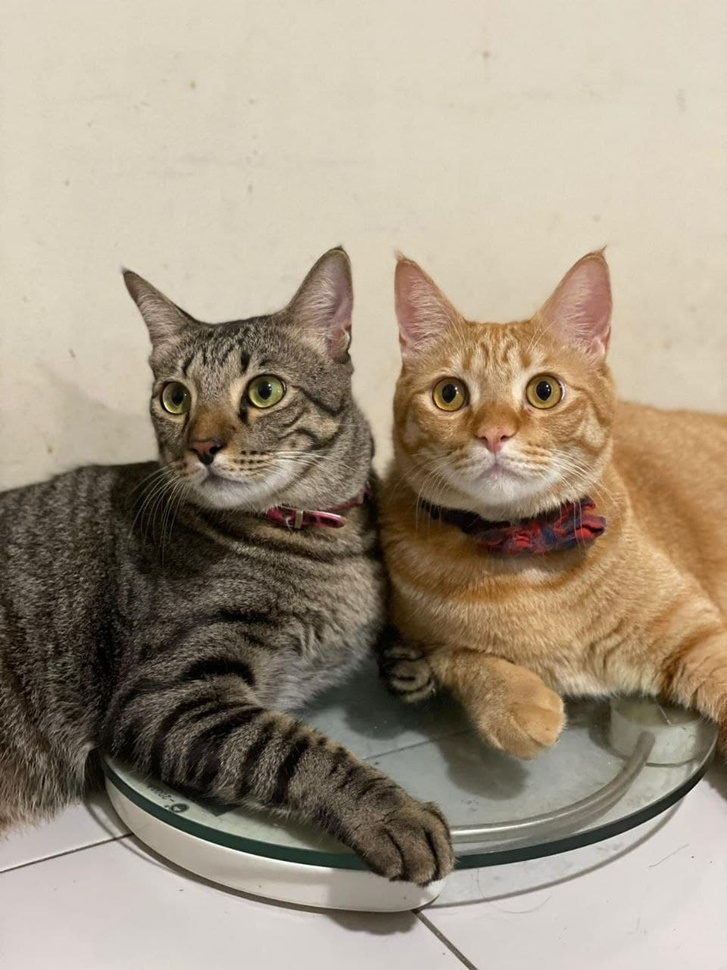
#> input picture Map_Merging/Sandbox_Practice/Images/cat1.jpg, 727 x 970 px, shrunk from 960 x 1280 before the run, found by its file name
$ python color_channels.py
#> lines starting #> are read from the running program, lines starting #| are printed output that depends on the picture
import cv2 as cv
import numpy as np
import matplotlib.pyplot as plt

# Reading images in BGR in the OPENCV
# Outside OPENCV the colours are RGB and inversed
img = cv.imread('Images/Cat1.jpg')
#> img is the input picture: shape (970, 727, 3); mean B, G, R 130.7, 149.4, 162.2
cv.imshow('Cats', img)

'''Splitting images into their color channels'''

b,g,r = cv.split(img)
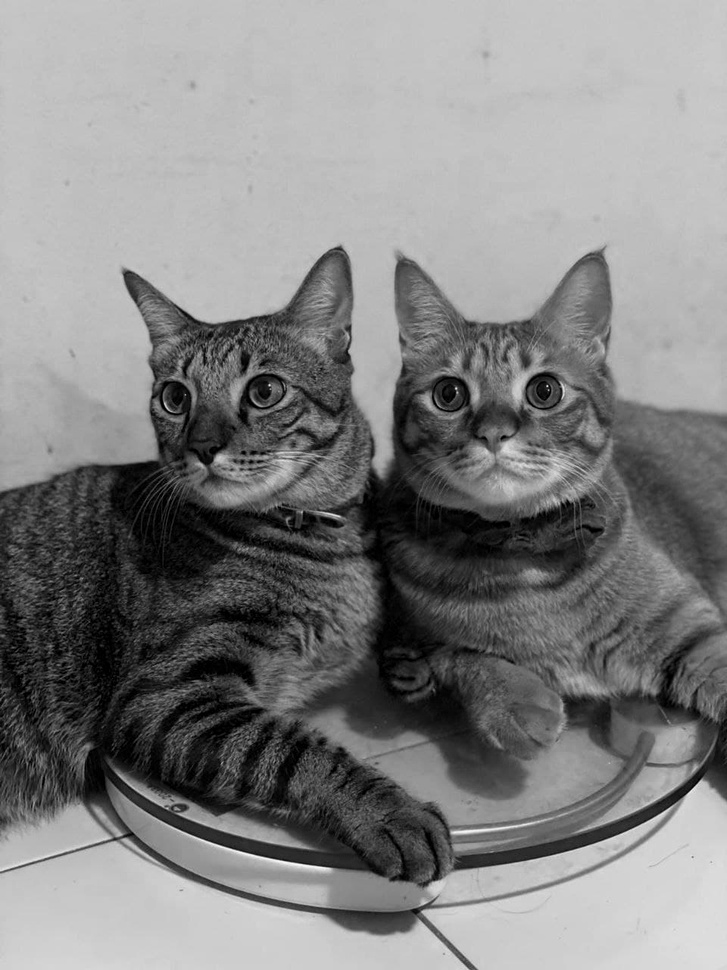
#> b: shape (970, 727); min 0, max 250, mean 130.7
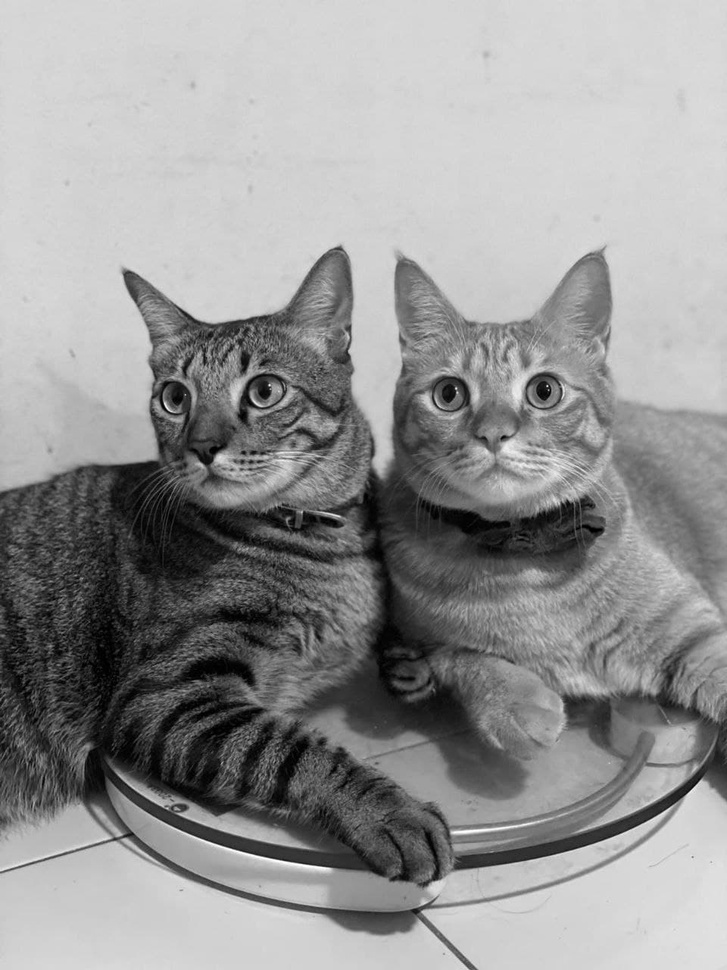
#> g: shape (970, 727); min 0, max 255, mean 149.4
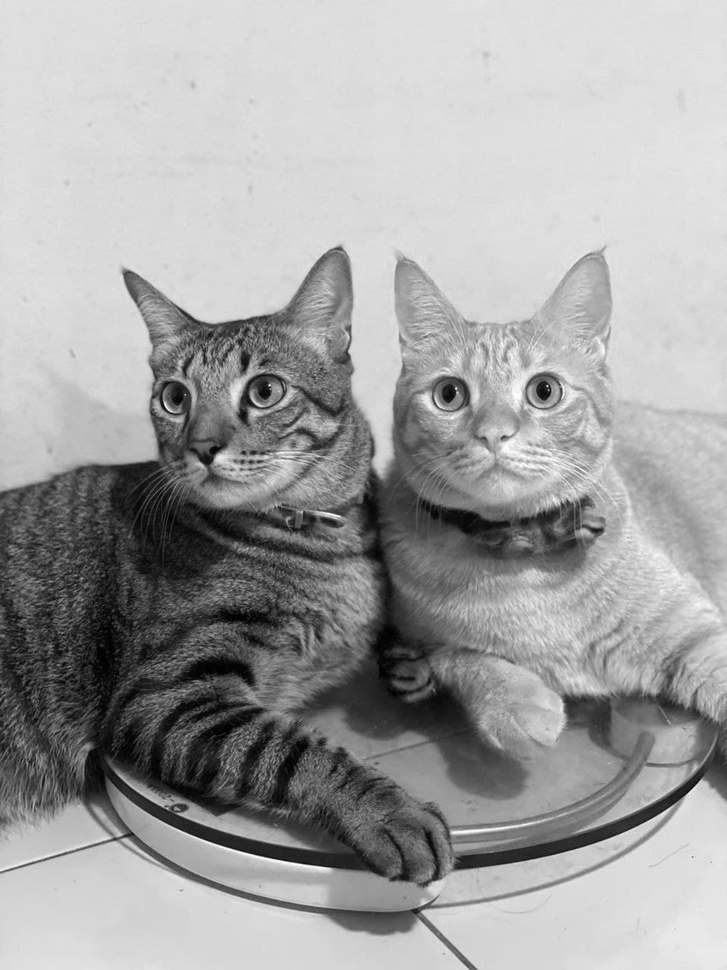
#> r: shape (970, 727); min 0, max 255, mean 162.2

blank = np.zeros(img.shape[:2], dtype='uint8')
blue = cv.merge([b, blank, blank])
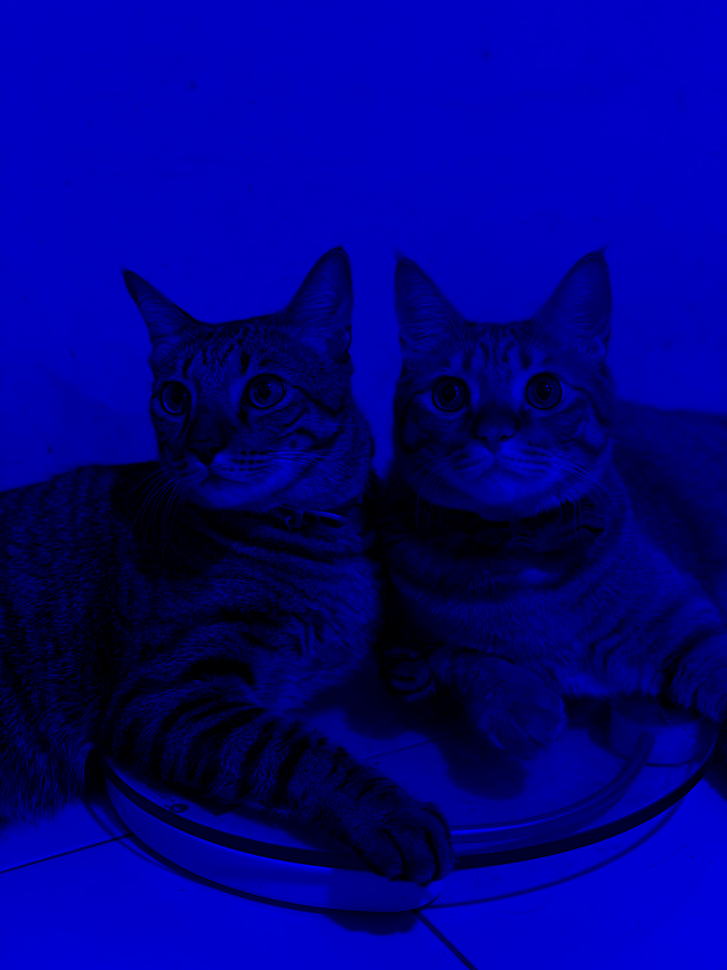
#> blue: shape (970, 727, 3); mean of channels 0, 1, 2 130.7, 0, 0; drawn as B, G, R
cv.imshow('Got Blue', blue)

# Represented with grayscale, whiter the region the higher the concentration of the color
# Grayscale images have a shape of 1
cv.imshow('Blue', b)
cv.imshow('Green', g)
cv.imshow('Red', r)

# Comparing the size of the image data
print(img.shape) # (1280, 960, 3)
#| (970, 727, 3)
print(b.shape)
#| (970, 727)
print(g.shape)
#| (970, 727)
print(r.shape)
#| (970, 727)

merged = cv.merge([b,g,r]) # pass in a list
cv.imshow('Merged', merged)


cv.waitKey(0)

$ run again, with Map_Merging/Sandbox_Practice/Images/cat2.jpg copied over Map_Merging/Sandbox_Practice/Images/cat1.jpg
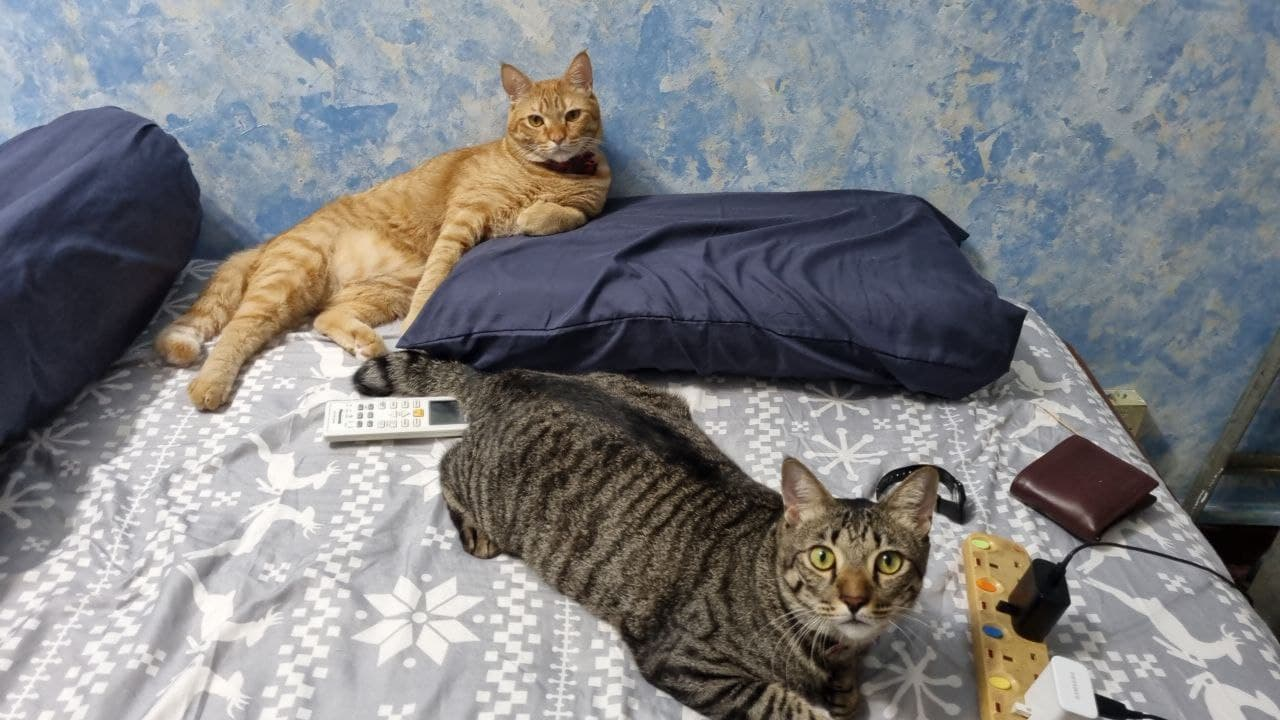
#> input picture Map_Merging/Sandbox_Practice/Images/cat2.jpg, 1280 x 720 px, found by its file name
#> img is the input picture: shape (720, 1280, 3); mean B, G, R 128.8, 126.9, 126.7
#> `b,g,r = cv.split(img)`:
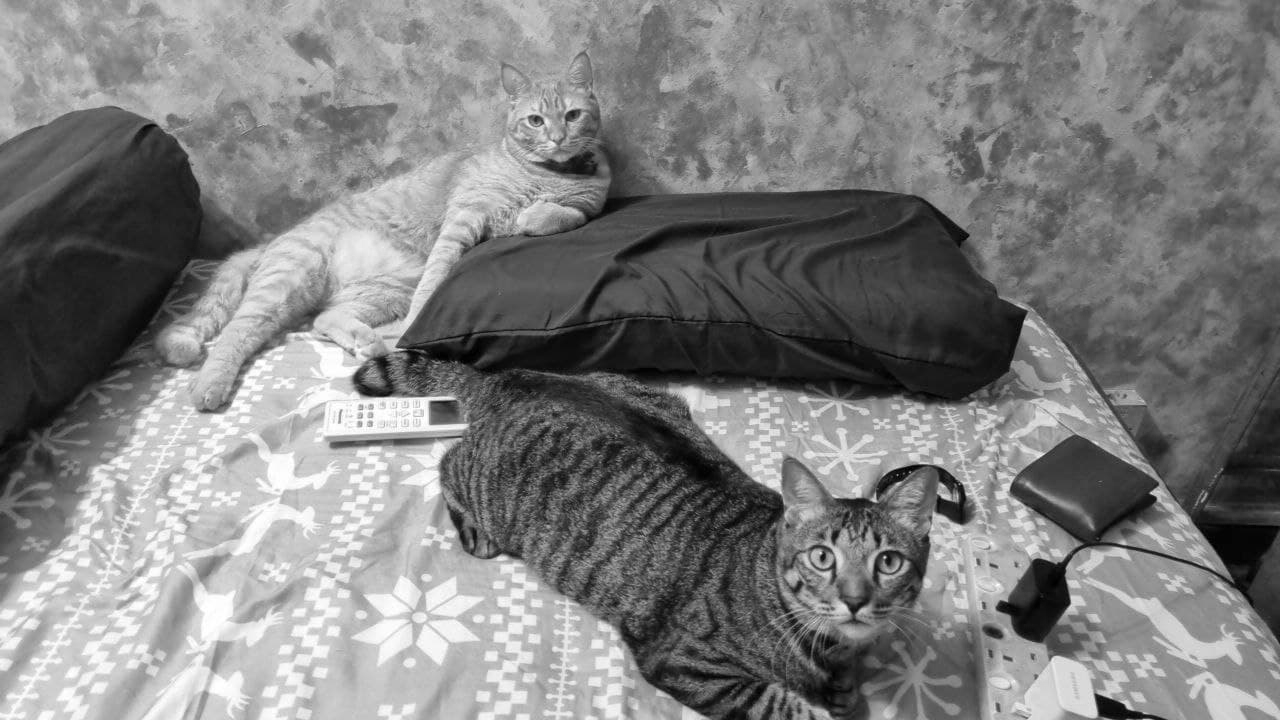
#> r: shape (720, 1280); min 0, max 255, mean 126.7
#> `blue = cv.merge([b, blank, blank])`:
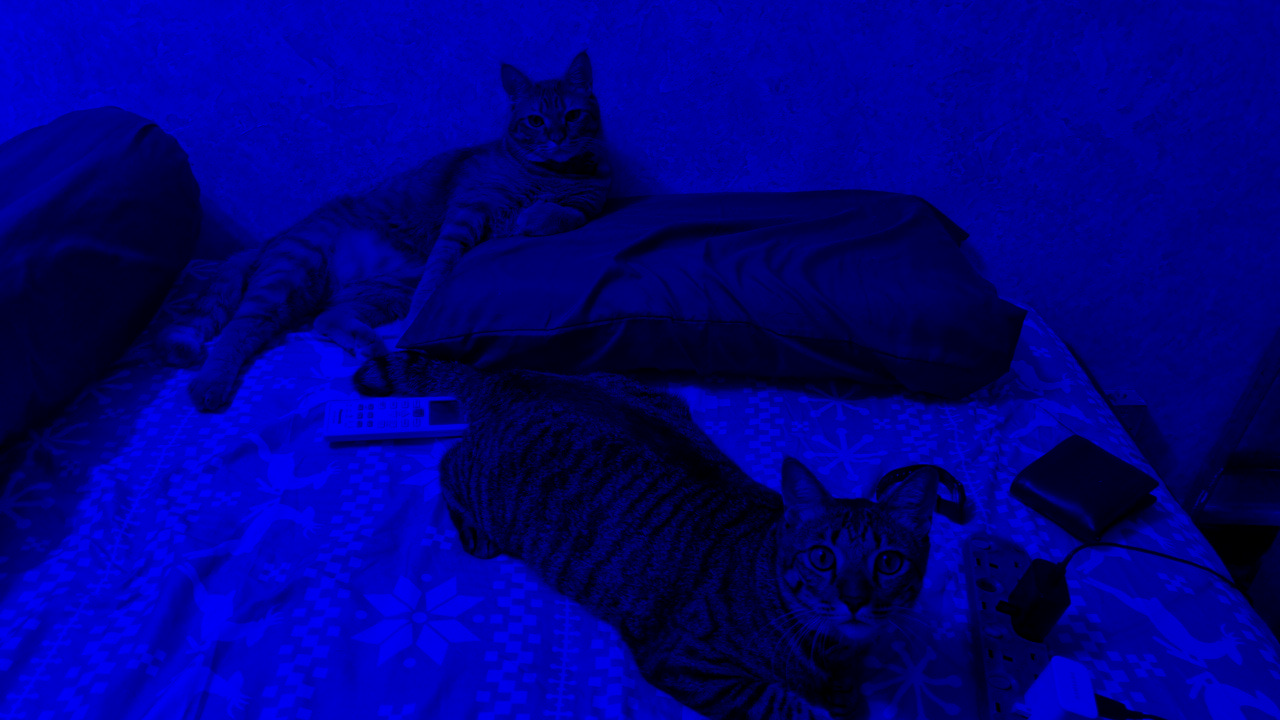
#> blue: shape (720, 1280, 3); mean of channels 0, 1, 2 128.8, 0, 0; drawn as B, G, R
#| (720, 1280, 3)
#| (720, 1280)
#| (720, 1280)
#| (720, 1280)

$ run again, with Map_Merging/Sandbox_Practice/Images/cat3.jpg copied over Map_Merging/Sandbox_Practice/Images/cat1.jpg
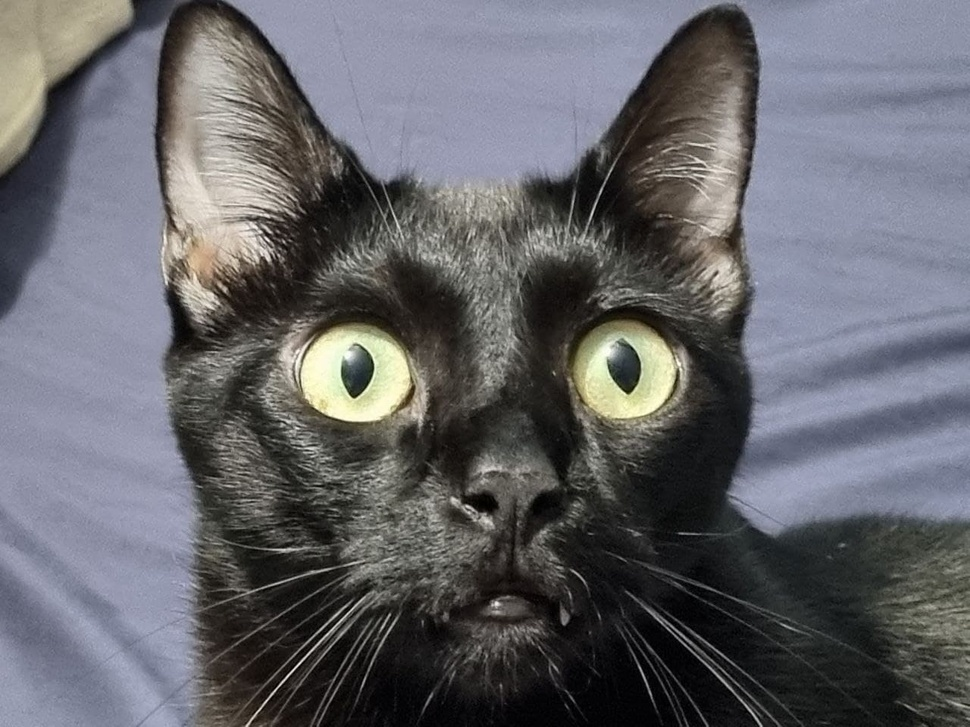
#> input picture Map_Merging/Sandbox_Practice/Images/cat3.jpg, 970 x 727 px, shrunk from 1280 x 960 before the run, found by its file name
#> img is the input picture: shape (727, 970, 3); mean B, G, R 106, 101.2, 100.9
#> `b,g,r = cv.split(img)`:
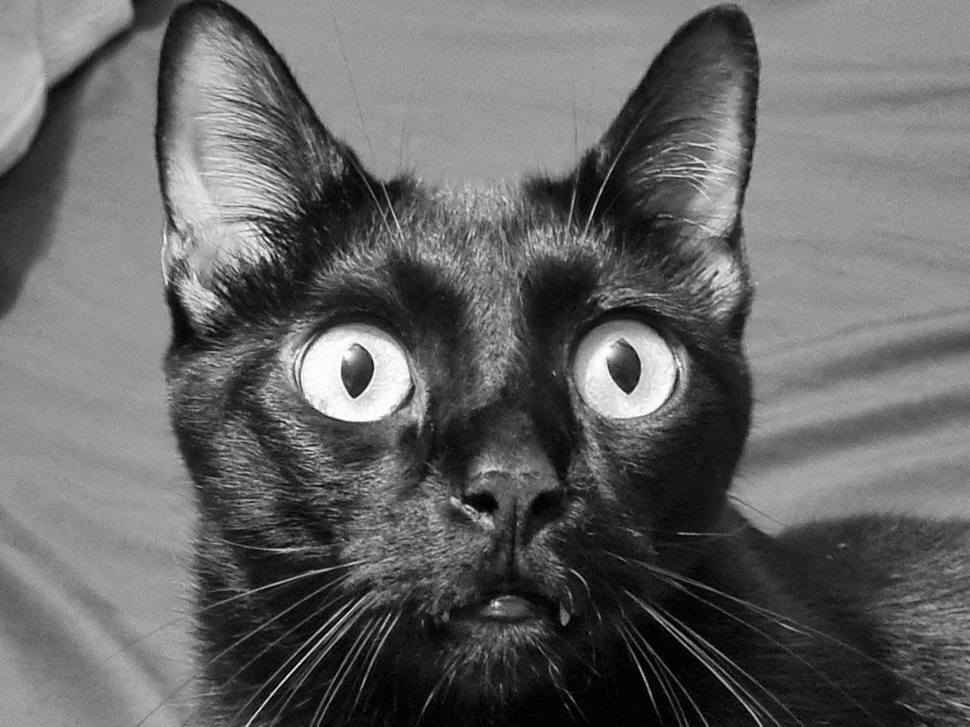
#> g: shape (727, 970); min 0, max 255, mean 101.2
#> `blue = cv.merge([b, blank, blank])`:
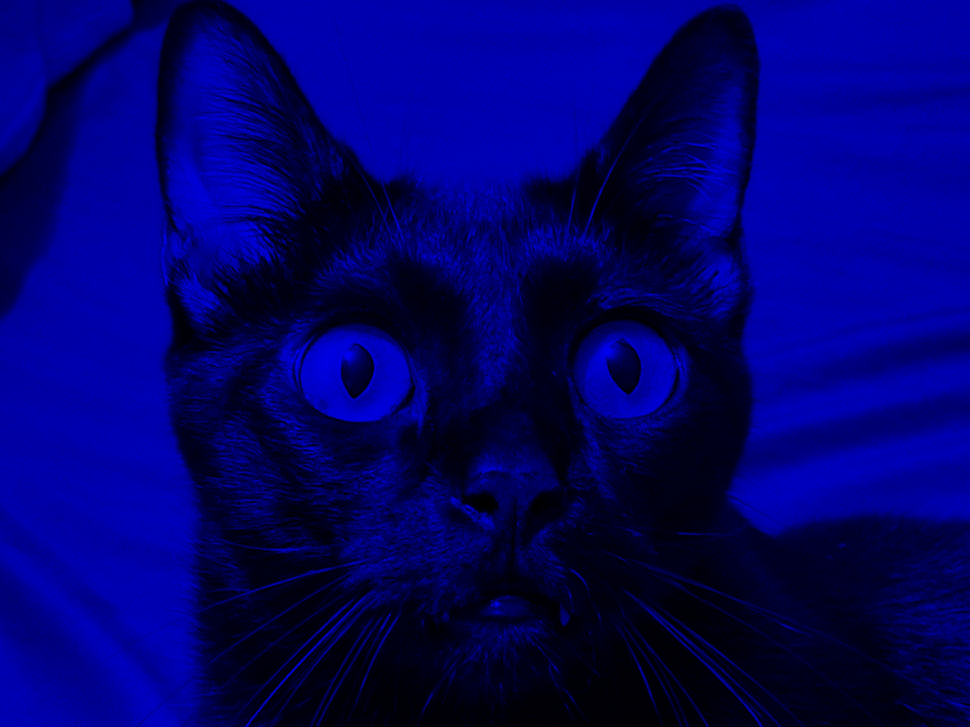
#> blue: shape (727, 970, 3); mean of channels 0, 1, 2 106, 0, 0; drawn as B, G, R
#| (727, 970, 3)
#| (727, 970)
#| (727, 970)
#| (727, 970)

$ run again, with Map_Merging/Sandbox_Practice/Images/level5_hokuyo_crop1.jpg copied over Map_Merging/Sandbox_Practice/Images/cat1.jpg
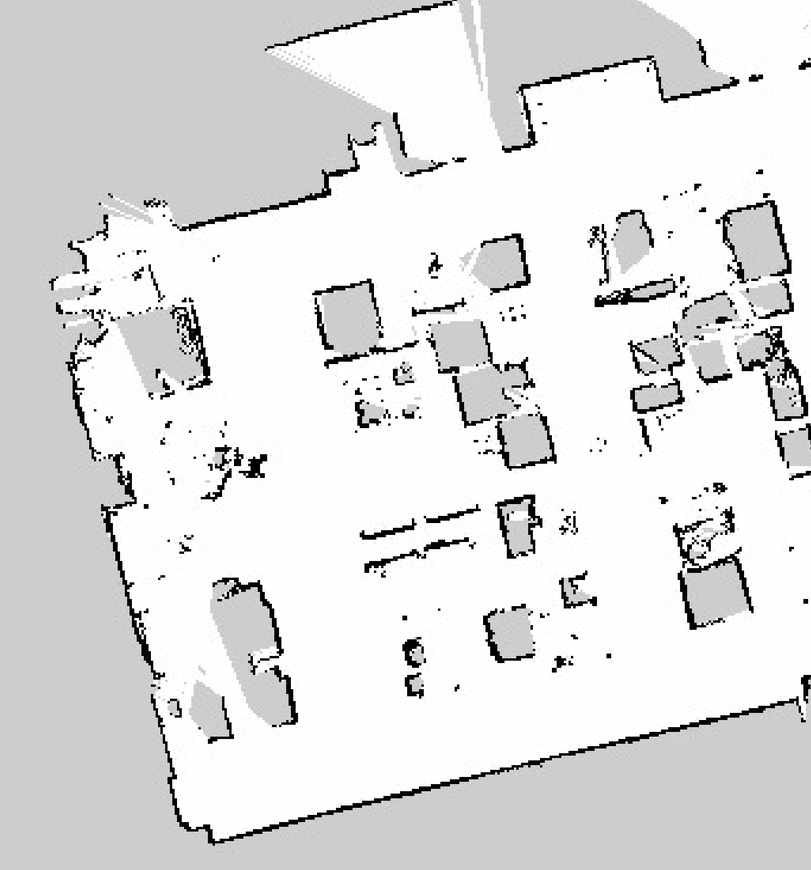
#> input picture Map_Merging/Sandbox_Practice/Images/level5_hokuyo_crop1.jpg, 811 x 870 px, shrunk from 1709 x 1833 before the run, found by its file name
#> img is the input picture: shape (870, 811, 3); min 0, max 255, mean 223.3
#> `blue = cv.merge([b, blank, blank])`:
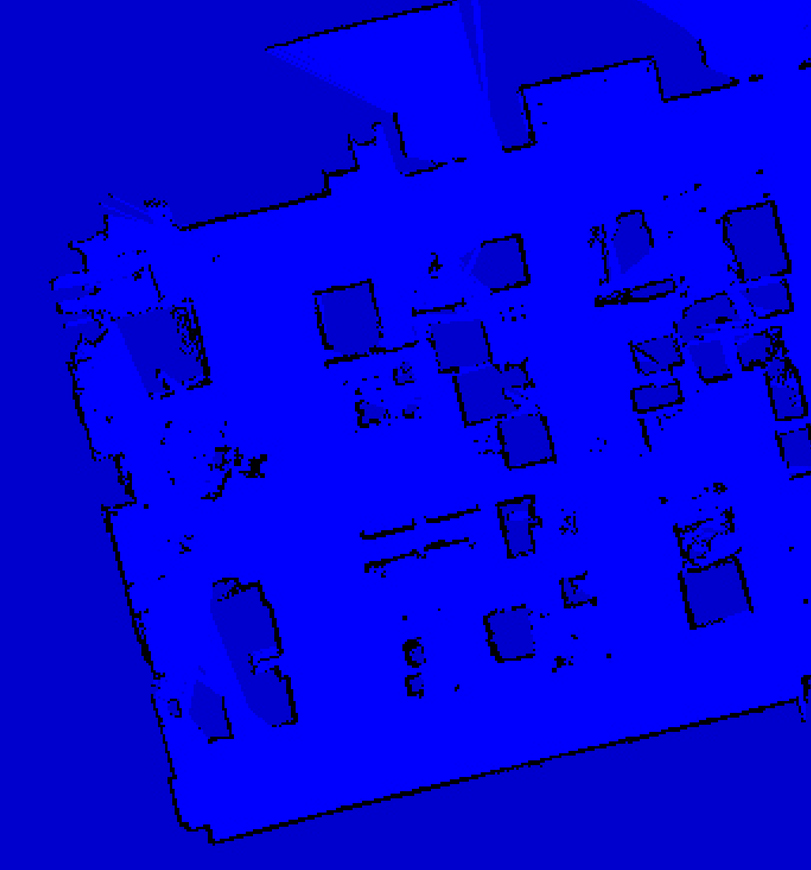
#> blue: shape (870, 811, 3); mean of channels 0, 1, 2 223.3, 0, 0; drawn as B, G, R
#| (870, 811, 3)
#| (870, 811)
#| (870, 811)
#| (870, 811)
